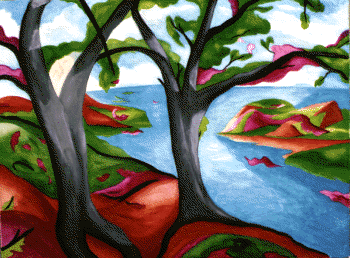
%> input picture task/task02/trees.tif, 350 x 258 px
$ octave example3_07.m   (GNU Octave 9; MATLAB toolbox functions it lacks are replaced by stand-ins)
%> lines starting %> are read from the running program, lines starting %| are printed output that depends on the picture; in (x1, y1, x2, y2) boxes, pixels count from 0 and x2, y2 are one past the last pixel; in counts of white or black regions, pixels touching at a corner belong together; the program's own positions count from 1
% Example Matlab script as provided with textbook:
%
%  Fundamentals of Digital Image Processing: A Practical Approach with Examples in Matlab
%  Chris J. Solomon and Toby P. Breckon, Wiley-Blackwell, 2010
%  ISBN: 0470844736, DOI:10.1002/9780470689776, http://www.fundipbook.com
%
I=imread('trees.tif');  % Read in 1st image
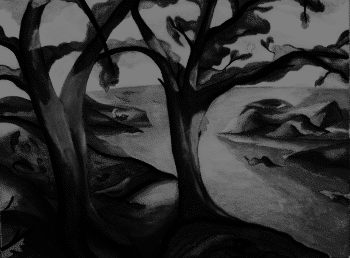
%> I: size 258x350 uint8; min 0, max 127, mean 49.1
subplot(1,3,1), imshow(I); title('trees.tif'); % Display original image

T=im2bw(I, 0.1); % perform thresholding
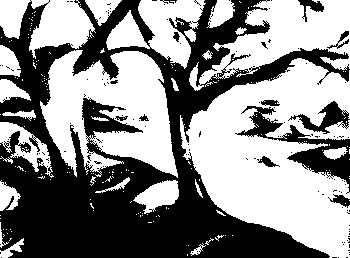
%> T: size 258x350 logical; 54.5% white; 144 black regions (131 under 20 px), largest, box (x1, y1, x2, y2) and area: (0, 0, 350, 258) 36960, (235, 106, 350, 194) 2354, (288, 101, 350, 134) 706
subplot(1,3,2), imshow(T); title('threshold level = 0.1'); % Display thresholded image

T2=im2bw(I, 0.4); % perform thresholding
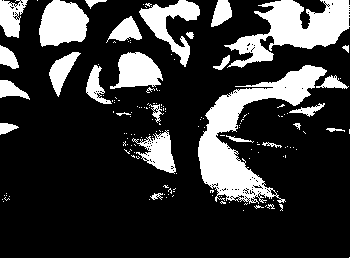
%> T2: size 258x350 logical; 21.8% white; 152 white regions (124 under 20 px), largest, box (x1, y1, x2, y2) and area: (198, 65, 327, 204) 5652, (224, 0, 350, 68) 3935, (39, 0, 89, 47) 1773
subplot(1,3,3), imshow(T2); title('threshold level = 0.4'); % Display thresholded image

$ run again, with task/task02/autumn.tif copied over task/task02/trees.tif
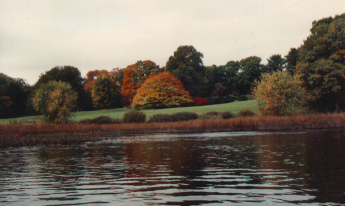
%> input picture task/task02/autumn.tif, 345 x 206 px
%> I is the input picture: size 206x345x3 uint8; mean R, G, B 119.7, 110.2, 98.9
%> `T=im2bw(I, 0.1);`:
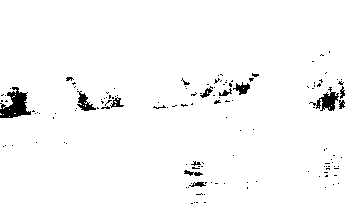
%> T: size 206x345 logical; 97.3% white; 138 black regions (124 under 20 px), largest, box (x1, y1, x2, y2) and area: (0, 87, 31, 118) 529, (309, 87, 339, 111) 278, (77, 91, 96, 111) 168
%> `T2=im2bw(I, 0.4);`:
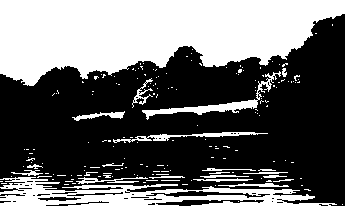
%> T2: size 206x345 logical; 40.3% white; 179 white regions (157 under 20 px), largest, box (x1, y1, x2, y2) and area: (0, 0, 345, 86) 20750, (0, 177, 337, 206) 4560, (142, 71, 281, 120) 912
